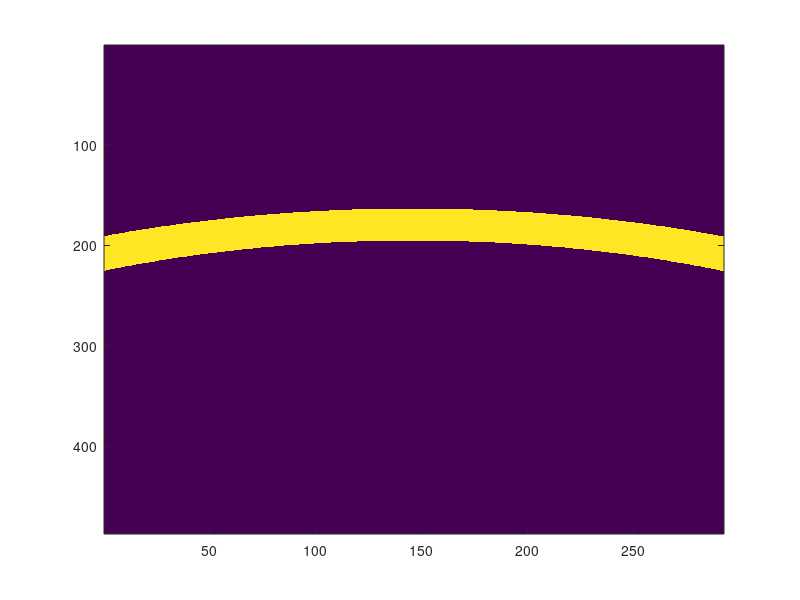

Write MATLAB code to recreate this figure. (Note: this script raises an error after producing the figure.)
%addpath /mnt/intra_raid6/rebecca/path/
%addpath /mnt/intra_raid6/rebecca/Monkey_skull_CT_sim/
%%%%%%%%%%%%%%%%%%%%%%%%%%%%%%%%%%%%%%%%%%%%%%%%%%%%%%%%%%%%%
% Rebecca Jones
% WRITTEN: April 12, 2021
% LAST MODIFIED: April 13, 2021
% Simple transcranial fullwave launcher example
%%%%%%%%%%%%%%%%%%%%%%%%%%%%%%%%%%%%%%%%%%%%%%%%%%%%%%%%%%%%%
%%% Basic variables %%%%%%%%%%%%%%%%%%%%%%%%%%%%%%%%%%%%%%%%%
c0 = 1540;              % speed of sound (m/s)
omega0 = 2*pi*0.5e6;    % center radian frequency of transmitted wave
wY = 6e-2;              % width of simulation field (m)
wZ = 10e-2;             % depth of simulation field (m)
duration = 2.0*wZ/c0;   % duration of simulation (s)
p0 = 1e5;               % pressure in Pa
%%% Advanced variables %%%%%%%%%%%%%%%%%%%%%%%%%%%%%%%%%%%%%%
ppw = 15;               % number of points per spatial wavelength
cfl = 0.2;              % Courant-Friedrichs-Levi condition
%%% Grid size calculations %%%%%%%%%%%%%%%%%%%%%%%%%%%%%%%%%%
lambda = c0/omega0*2*pi;
dY = c0/omega0*2*pi/ppw
dZ = c0/omega0*2*pi/ppw
dT = dY/c0*cfl; 
nY=round(wY/dY);            % width of simulation field in pixels
nZ=round(wZ/dZ);            % depth of simulation field in pixels
duration = 2.0*nZ*dZ/c0;    % duration of simulation (s)
nT = round(duration*c0/lambda*ppw/cfl);
%% map conversion %%

%%%%%%%load in skull maps created from CT scans
%load('maps')

%%%%%%%create simple skull model

%%%%%flat skull
%cmap=ones(nY,nZ)*1540;
%skull_start=round(40e-3/dZ);
%skull_end=round(46.5e-3/dZ);
%cmap(:,skull_start:skull_end)=2900;

%%%%%curved skull
cmap=ones(nY,nZ)*1540; %speed of sound in water
ROC=round(.075/dZ); %Radius of curvature of skull model [m]
cen=[round(nY/2) round(115e-3/dZ)]; %center of skull
skull_thickness=round(6.5e-3/dZ);
for ii=1:nY
    for jj=1:nZ
         rr=(ii-cen(1))^2+(jj-cen(2))^2; %calculate radius at each point
         if(rr<(ROC+skull_thickness)^2 && rr>(ROC-0.01)^2)
            cmap(ii,jj)=2900; %speed of sound in dense cortical bone [m/s]
         end
    end
end

figure;imagesc(cmap');

%%%%%%% create remaining maps
rhomap=ones(nY,nZ)*1000; %density of water
rhomap(cmap==2900)=2200; %density of dense cortical bone
imagesc(rhomap')

Amap=zeros(nY,nZ);
phi = 1-mat2gray(cmap); %porosity
idi = find(mat2gray(cmap)>1e-2);
Amap(idi) = (2+(80-2)*sqrt(phi(idi)))*12/40; %attenuation calculation based on porosity
imagesc(Amap');

boveramap = zeros(nY,nZ); % nonlinearity map 

%%% Generate input coordinates %%%%%%%%%%%%%%%%%%%%%%%%%%%
inmap = zeros(nY,nZ); 
inmap(:,1) = ones(nY,1); inmap(:,2) = ones(nY,1); inmap(:,3) = ones(nY,1);
incoords = mapToCoords(inmap);

%%% Generate initial conditions based on input coordinates %%%%%%

% generate focused transmit
foc=round(8e-2/dZ); % location of focus in axial direction
fcen=[round(nY/2) foc]; % center of focus [lateral, axial]

ncycles = 2; % number of cycles in pulse
dur = 2; % exponential drop-off of envelope
t = (0:nT-1)/nT*duration-ncycles/omega0*2*pi;
icmat=zeros(size(incoords,1),nT);
icvec = exp(-(1.05*t*omega0/(ncycles*pi)).^(2*dur)).*sin(t*omega0)*p0;
plot(icvec), hold all
icmat(1:size(incoords,1)/3,:) = focusCoords(fcen(1),fcen(2),incoords(1:size(incoords,1)/3,:),icvec,cfl);
t=t-dT/cfl;
icvec = exp(-(1.05*t*omega0/(ncycles*pi)).^(2*dur)).*sin(t*omega0)*p0;
plot(icvec)
icmat(size(incoords,1)/3+1:size(incoords,1)/3*2,:)=focusCoords(fcen(1),fcen(2),incoords(size(incoords,1)/3+1:size(incoords,1)/3*2,:),icvec,cfl);
t=t-dT/cfl;
icvec = exp(-(1.05*t*omega0/(ncycles*pi)).^(2*dur)).*sin(t*omega0)*p0;
plot(icvec), hold off
icmat(size(incoords,1)/3*2+1:size(incoords,1),:)=focusCoords(fcen(1),fcen(2),incoords(size(incoords,1)/3*2+1:size(incoords,1),:),icvec,cfl);
imagesc(icmat)

%%% Generate output coordinates %%%%%%%%%%%%%%%%%%%%%%%%%%
outmap=zeros(nY,nZ); modY=2; modZ=2; 
[modidy modidz]=meshgrid(1:modY:nY,1:modZ:nZ);
outmap(modidy,modidz)=1;
imagesc(outmap');
outcoords=mapToCoords(outmap);

%%% Launch %%%%%%%%%%%%%%%%%%%%%%%%%%%%%%%%%%%%%%%%%%%%%%%%%%%%%%%%%
cwd=pwd; addpath(cwd);
outdir=['transcranial/']; eval(['!mkdir -p ' outdir]); 
eval(['!cp try6_nomex ' outdir]);
cd(outdir)
launchTotalFullWave2(c0,omega0,wY,wZ,duration,p0,ppw,cfl,cmap',rhomap',Amap',boveramap',incoords,outcoords,icmat);
eval('!./try6_nomex')
cd(cwd);
%%%%%%%%%%%%%%%%%%%%%%%%%%%%%%%%%%%%%%%%%%%%%%%%%%%%%%%%%%%%%%%%%%%%%

%%% process sim %%%%%%%%%%%%%%%%%%%%%%%%%%%%%%%%%%%%%%%%%%%%%%%%%%%%%
clf
ncoordsout=size(outcoords,1)
nRun=sizeOfFile([outdir 'genout.dat'])/4/ncoordsout; nRun=floor(nRun)-1
    
%find pressure
genout = readGenoutSlice([outdir 'genout.dat'],1:nRun,size(outcoords,1));
idc=1:ncoordsout;
p1 = reshape(genout(:,idc),size(genout,1),length(0:modY:nY-1),length(0:modZ:nZ-1));

%pressure movie
for i=1:10:size(p1,1)
     tmp=interp2easy(squeeze(p1(i,:,:)),modZ,modY);
     figure(1);imagesc((1:nY)*dY*100,(1:nZ)*dZ*100,tmp')
     axis equal tight
     i
end

%calculate intensity
pp=squeeze(sum(p1.^2));

%intensity plot
imagesc((1:nY)*dY,(1:nZ)*dZ,squeeze(sum(p1.^2))')

%intensity movie
    tmp=interp2easy(squeeze(p1(1,:,:)),modZ,modY); %interpolates if modY,modZ>1
    pI2x=zeros(size(tmp));
    for i=1:size(px,1);
    pI2x=pI2x+interp2easy(squeeze(p1(i,:,:)),modZ,modY).^2;
    if(~mod(i,10))
        dbz=dbzero(pI2x);
        figure(10);imagesc((1:nY)*dY*100,(1:nZ)*dZ*100,dbz',[-40 0]);colorbar;
        axis equal tight
        i
    end
    end



